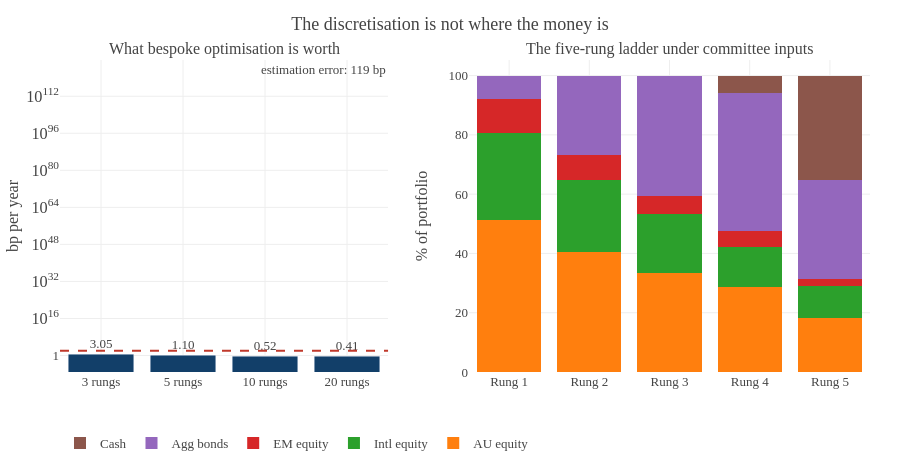

The code cell stored with this chart in its notebook:
### Code cell
fig = make_subplots(rows=1, cols=2, column_widths=[0.45, 0.55], subplot_titles=(
    'What bespoke optimisation is worth', 'The five-rung ladder under committee inputs'))

ks = [3, 5, 10, 20]
fig.add_trace(go.Bar(x=[f"{k} rungs" for k in ks], y=[results[k][0].mean() for k in ks],
                     marker_color=NAVY, text=[f"{results[k][0].mean():.2f}" for k in ks],
                     textposition='outside', showlegend=False,
                     hovertemplate='%{x}<br>%{y:.2f} bp p.a.<extra></extra>'), row=1, col=1)
fig.add_hline(y=est_bp, line=dict(color=RED, width=2, dash='dash'), row=1, col=1,
              annotation_text=f'estimation error: {est_bp:.0f} bp', annotation_position='top right')

_, rg5, rw5 = results[5]
for j, a in enumerate(ASSETS):
    fig.add_trace(go.Bar(x=[f"Rung {i+1}" for i in range(5)], y=rw5[:, j] * 100, name=a,
                         hovertemplate='%{x}<br>' + a + ': %{y:.0f}%<extra></extra>'), row=1, col=2)

fig.update_yaxes(title_text='bp per year', type='log', row=1, col=1)
fig.update_yaxes(title_text='% of portfolio', row=1, col=2)
fig.update_layout(template=TEMPLATE, height=470, barmode='stack',
                  title_text='The discretisation is not where the money is',
                  legend=dict(orientation='h', y=-0.18))
fig.update_traces(marker_line_width=0, row=1, col=2)
fig.show()

print("Equity share on each rung: " +
      ", ".join(f"{equity_share(w):.0%}" for w in rw5))

### Figure 1 — Plotly figure (JSON) as saved in the notebook; plotly's stock layout.template omitted (floating-point values rounded to 4 significant figures)
{"data": [{"hovertemplate": "%{x}<br>%{y:.2f} bp p.a.<extra></extra>", "marker": {"color": "#123F69"}, "showlegend": false, "text": ["3.05", "1.10", "0.52", "0.41"], "textposition": "outside", "type": "bar", "x": ["3 rungs", "5 rungs", "10 rungs", "20 rungs"], "xaxis": "x", "y": [3.051, 1.096, 0.5228, 0.4068], "yaxis": "y"}, {"hovertemplate": "%{x}<br>AU equity: %{y:.0f}%<extra></extra>", "marker": {"line": {"width": 0}}, "name": "AU equity", "type": "bar", "x": ["Rung 1", "Rung 2", "Rung 3", "Rung 4", "Rung 5"], "xaxis": "x2", "y": [51.26, 40.39, 33.37, 28.53, 18.37], "yaxis": "y2"}, {"hovertemplate": "%{x}<br>Intl equity: %{y:.0f}%<extra></extra>", "marker": {"line": {"width": 0}}, "name": "Intl equity", "type": "bar", "x": ["Rung 1", "Rung 2", "Rung 3", "Rung 4", "Rung 5"], "xaxis": "x2", "y": [29.22, 24.54, 19.79, 13.61, 10.7], "yaxis": "y2"}, {"hovertemplate": "%{x}<br>EM equity: %{y:.0f}%<extra></extra>", "marker": {"line": {"width": 0}}, "name": "EM equity", "type": "bar", "x": ["Rung 1", "Rung 2", "Rung 3", "Rung 4", "Rung 5"], "xaxis": "x2", "y": [11.69, 8.326, 6.286, 5.287, 2.411], "yaxis": "y2"}, {"hovertemplate": "%{x}<br>Agg bonds: %{y:.0f}%<extra></extra>", "marker": {"line": {"width": 0}}, "name": "Agg bonds", "type": "bar", "x": ["Rung 1", "Rung 2", "Rung 3", "Rung 4", "Rung 5"], "xaxis": "x2", "y": [7.83, 26.74, 40.56, 46.79, 33.37], "yaxis": "y2"}, {"hovertemplate": "%{x}<br>Cash: %{y:.0f}%<extra></extra>", "marker": {"line": {"width": 0}}, "name": "Cash", "type": "bar", "x": ["Rung 1", "Rung 2", "Rung 3", "Rung 4", "Rung 5"], "xaxis": "x2", "y": [0.0, 0.0, 4.927e-15, 5.775, 35.15], "yaxis": "y2"}], "layout": {"annotations": [{"font": {"size": 16}, "showarrow": false, "text": "What bespoke optimisation is worth", "x": 0.2025, "xanchor": "center", "xref": "paper", "y": 1, "yanchor": "bottom", "yref": "paper"}, {"font": {"size": 16}, "showarrow": false, "text": "The five-rung ladder under committee inputs", "x": 0.7525, "xanchor": "center", "xref": "paper", "y": 1, "yanchor": "bottom", "yref": "paper"}, {"showarrow": false, "text": "estimation error: 119 bp", "x": 1, "xanchor": "right", "xref": "x domain", "y": 119.4, "yanchor": "bottom", "yref": "y"}], "barmode": "stack", "height": 470, "legend": {"orientation": "h", "y": -0.18}, "shapes": [{"line": {"color": "#C0392B", "dash": "dash", "width": 2}, "type": "line", "x0": 0, "x1": 1, "xref": "x domain", "y0": 119.4, "y1": 119.4, "yref": "y"}], "title": {"text": "The discretisation is not where the money is"}, "xaxis": {"anchor": "y", "domain": [0, 0.405]}, "xaxis2": {"anchor": "y2", "domain": [0.505, 1]}, "yaxis": {"anchor": "x", "domain": [0, 1], "title": {"text": "bp per year"}, "type": "log"}, "yaxis2": {"anchor": "x2", "domain": [0, 1], "title": {"text": "% of portfolio"}}}}
